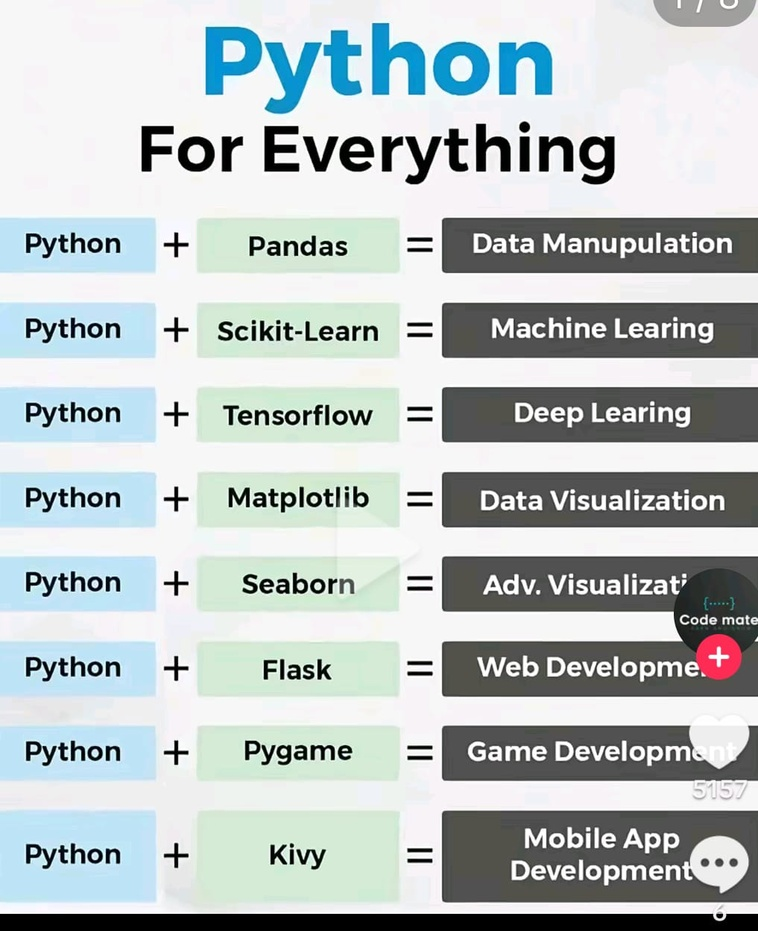
#> input picture I_Imagenes/I01_Pyton_y_.jpeg, 758 x 931 px, shrunk from 1017 x 1248 before the run, given in place of the camera
$ python I04_Camarafiltro01.py
#> lines starting #> are read from the running program, lines starting #| are printed output that depends on the picture
#> further down, frame is the input picture: shape (931, 758, 3); mean B, G, R 195.6, 195.3, 187.2
""" PRograma que aplique un filtro de dibujo animado a la camara

    Para poder usarlo instalar
        $ pip install opencv-python

    Para poder comprobar que está correctamente instalada pordemo ejecutar
    dentro de un programa

        print(cv2.__version__)
"""

import cv2
import numpy as np

# print(cv2.__version__)
def cartoon_filter(img):
    img_color = cv2.bilateralFilter(img, d=9, sigmaColor=300,
                                    sigmaSpace=300)
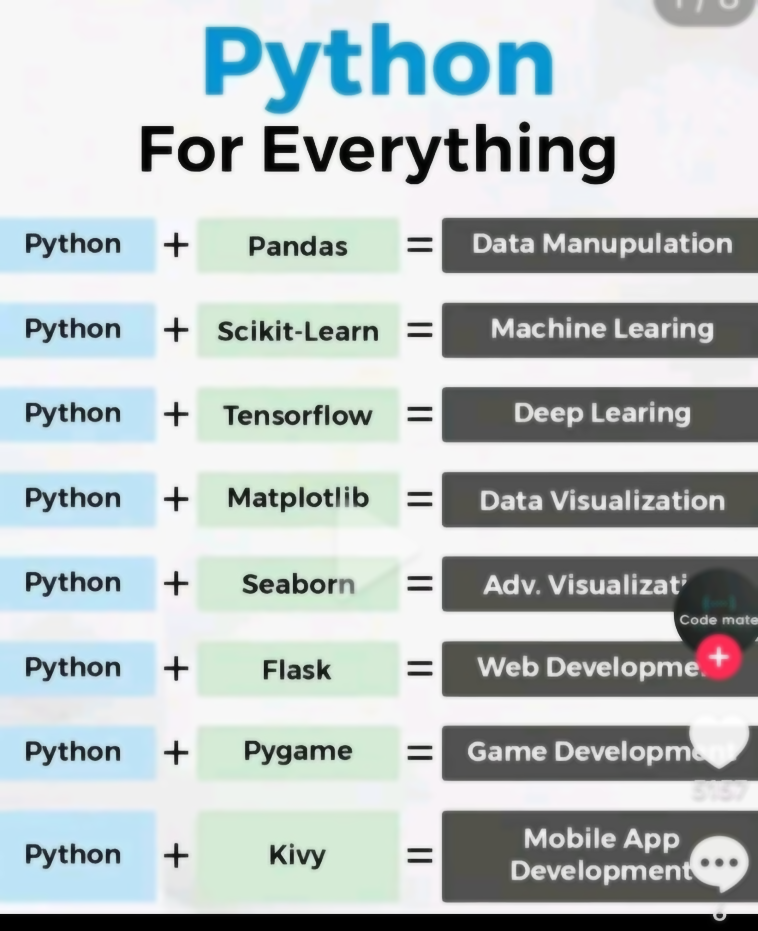
#> img_color: shape (931, 758, 3); mean B, G, R 195.7, 195.4, 187.3
    img_gra = cv2.cvtColor(img, cv2.COLOR_BGR2GRAY)
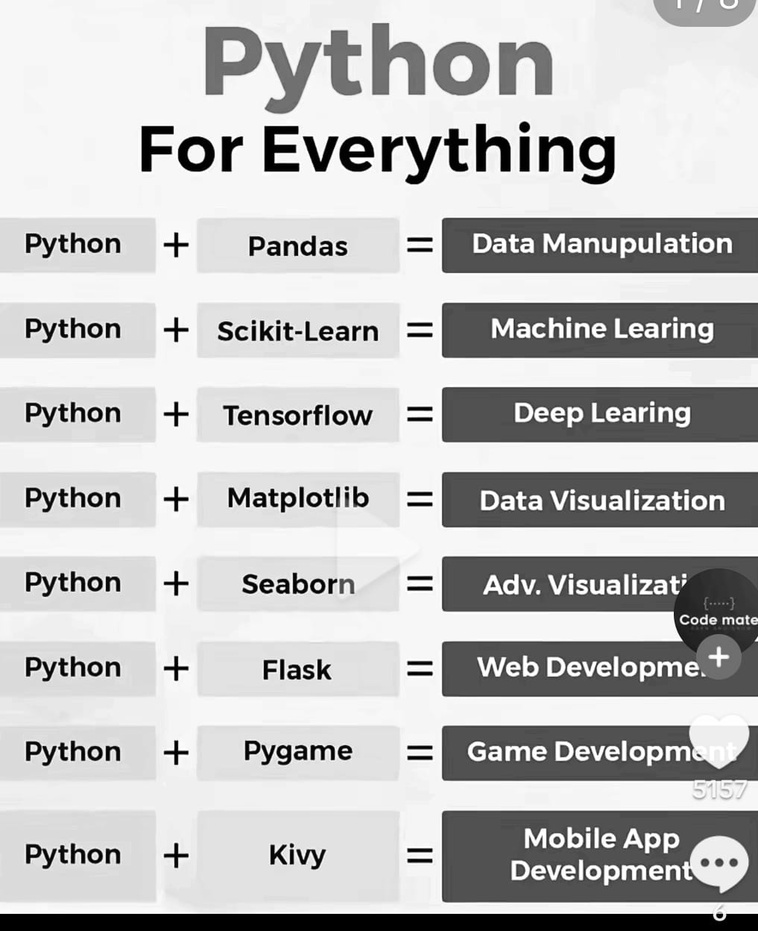
#> img_gra: shape (931, 758); min 0, max 255, mean 192.9

#> (the run stopped early here; a loop or call above may not have finished)
